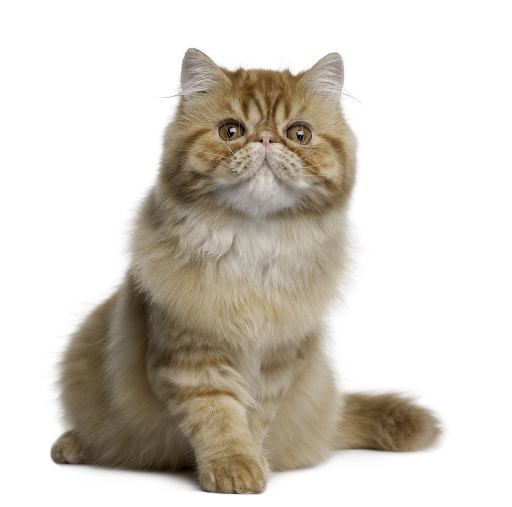
//> input picture classification/squeezenet/persian_cat.jpg, 1024 x 1013 px (shown at 1/2 size)
$ ./main   (built with g++ and OpenCV 4)
//> lines starting //> are read from the running program, lines starting //| are printed output that depends on the picture
#include<opencv2/opencv.hpp>
#include<iostream>
#include<fstream>

using namespace cv;

void load_image_and_preprocess()
{
  // load image
  Mat origin_img = imread("persian_cat.jpg");
//> origin_img is the input picture: 1013 rows x 1024 cols, CV_8UC3; mean B, G, R 197, 206.1, 211.8

  int image_width = 227;
  int image_height = 227;
  int image_channel = 3;

  // resize image to 227 * ? or ? * 227
  cv::Mat resized_img;
  float ratio = 227 / fmin(origin_img.size().width, origin_img.size().height);
//> ratio = 0.224
  cv::resize(origin_img, resized_img, cv::Size(), ratio, ratio);
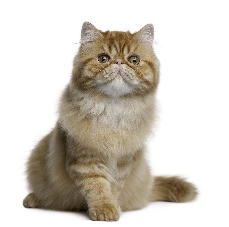
//> resized_img: 227 rows x 229 cols, CV_8UC3; mean B, G, R 196.9, 205.9, 211.7

  // Crop image center 227 * 227
  int start_x = resized_img.size().width / 2 - image_width / 2;
//> start_x = 1
  int start_y = resized_img.size().height / 2 - image_height / 2;
//> start_y = 0
  cv::Rect crop_region(start_x, start_y, image_width, image_height);
//> crop_region = Rect(1, 0, 227, 227)
  cv::Mat cropped_image = resized_img(crop_region);

  // convert to float
  cv::Mat float_img;
  cropped_image.convertTo(float_img, CV_32F);

  // bgr to rgb
  // cv::cvtColor(float_img, float_img, cv::COLOR_BGR2RGB);

  // mean
  float_img -= Scalar(104, 117, 124);
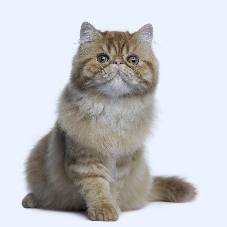
//> float_img: 227 rows x 227 cols, CV_32FC3; mean B, G, R 92.3, 88.5, 87.3; drawn with min black and max white

  // scale
  float_img *= 1;

  // save to file
  FILE* fp = fopen("data_img.tensor", "w");
  FILE* bfp = fopen("data_img.bin", "w");

  float *f32_ptr = float_img.ptr<float>(0);
  float float_data[image_channel * image_width * image_height];

  // layout to be CHW
  for (int k = 0; k < image_channel ; k++) {
    for (int i = 0; i < image_width * image_height; i++) {
      float point = f32_ptr[k + i * image_channel];
      fprintf(fp, "%f\n", point);
      float_data[k * image_width * image_height + i] = point;
    }
  }

  fwrite(float_data, sizeof(float), image_channel * image_width * image_height, bfp);

  fclose(fp);
  fclose(bfp);
}

// [101 lines left out: functions get_top5, get_data_from_file, load_result_and_postprocess, main, not called in this run]

// added to run one function of the file
int main() { load_image_and_preprocess(); }
